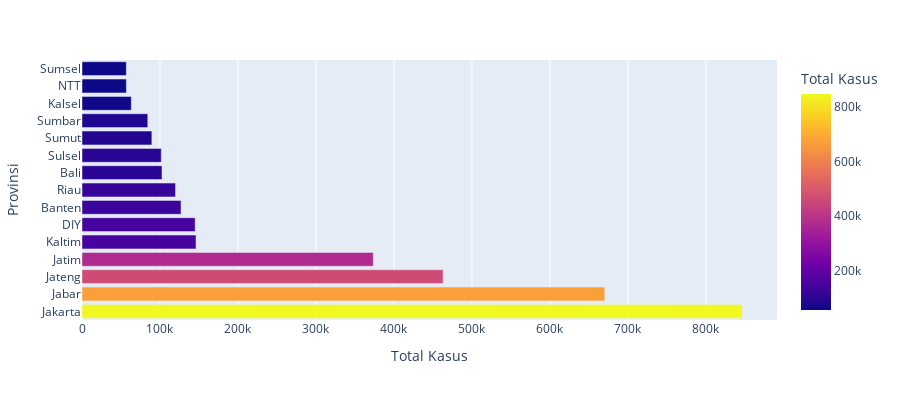

Notebook code for this chart:
### Code cell
main_province(False, 15)

### Figure 1 — Plotly figure (JSON) as saved in the notebook; plotly's stock layout.template omitted (floating-point values rounded to 4 significant figures)
{"data": [{"alignmentgroup": "True", "customdata": [[846571, "Jakarta"], [670292, "Jabar"], [462972, "Jateng"], [373465, "Jatim"], [146199, "Kaltim"], [145121, "DIY"], [126974, "Banten"], [119936, "Riau"], [102573, "Bali"], [101622, "Sulsel"], [89580, "Sumut"], [84360, "Sumbar"], [63223, "Kalsel"], [56905, "NTT"], [56805, "Sumsel"]], "hovertemplate": "Total Kasus=%{marker.color}<br>Provinsi=%{customdata[1]}<extra></extra>", "legendgroup": "", "marker": {"color": [846571, 670292, 462972, 373465, 146199, 145121, 126974, 119936, 102573, 101622, 89580, 84360, 63223, 56905, 56805], "coloraxis": "coloraxis"}, "name": "", "offsetgroup": "", "orientation": "h", "showlegend": false, "textposition": "auto", "type": "bar", "x": [846571, 670292, 462972, 373465, 146199, 145121, 126974, 119936, 102573, 101622, 89580, 84360, 63223, 56905, 56805], "xaxis": "x", "y": ["Jakarta", "Jabar", "Jateng", "Jatim", "Kaltim", "DIY", "Banten", "Riau", "Bali", "Sulsel", "Sumut", "Sumbar", "Kalsel", "NTT", "Sumsel"], "yaxis": "y"}], "layout": {"barmode": "relative", "coloraxis": {"colorbar": {"title": {"text": "Total Kasus"}}, "colorscale": [[0, "#0d0887"], [0.1111, "#46039f"], [0.2222, "#7201a8"], [0.3333, "#9c179e"], [0.4444, "#bd3786"], [0.5556, "#d8576b"], [0.6667, "#ed7953"], [0.7778, "#fb9f3a"], [0.8889, "#fdca26"], [1, "#f0f921"]]}, "height": 400, "legend": {"tracegroupgap": 0}, "margin": {"t": 60}, "xaxis": {"anchor": "y", "domain": [0, 1], "title": {"text": "Total Kasus"}}, "yaxis": {"anchor": "x", "domain": [0, 1], "title": {"text": "Provinsi"}}}}
